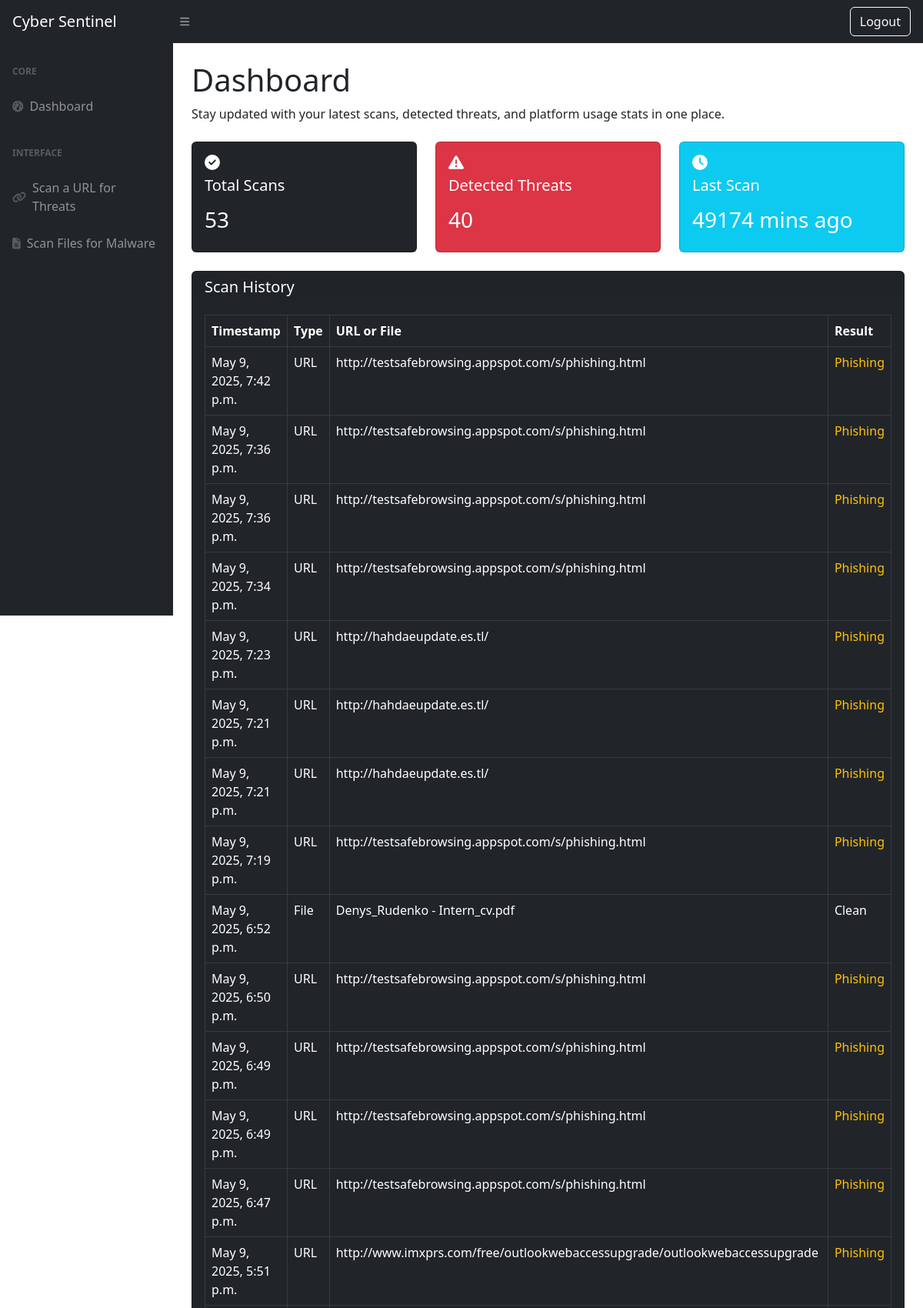
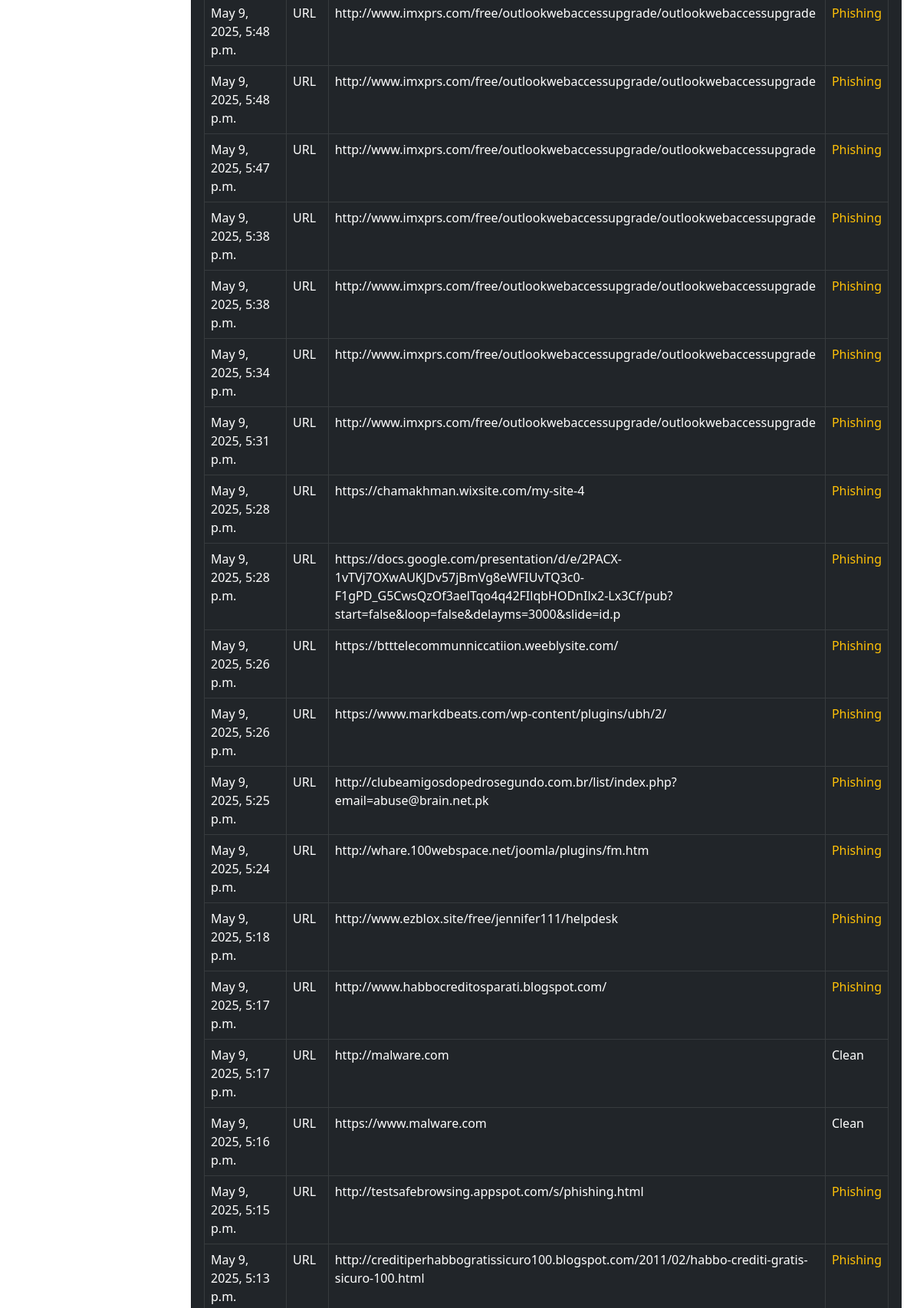
The app's page /dashboard/ (signed in, upper part) with its own data (2 pictures, top to bottom).
### scanner/models.py (models this page shows, shortened)
class Scan(models.Model):
    SCAN_TYPE_CHOICES = [
        ('URL', 'URL'),
        ('File', 'File'),
        ('Email', 'Email'),
    ]
    RESULT_CHOICES = [
        ('Clean', 'Clean'),
        ('Malware', 'Malware'),
        ('Phishing', 'Phishing'),
    ]
    user = models.ForeignKey(User, on_delete=models.CASCADE)
    timestamp = models.DateTimeField(auto_now_add=True)
    type = models.CharField(max_length=10, choices=SCAN_TYPE_CHOICES)
    item = models.CharField(max_length=255)
    result = models.CharField(max_length=20, choices=RESULT_CHOICES)

### scanner/views.py (the view)
# urls.py: path("dashboard/", views.dashboard, name="dashboard"),
@login_required
def dashboard(request):
    scans = Scan.objects.filter(user=request.user).order_by('-timestamp')
    total = scans.count()
    threats = scans.exclude(result='Clean').count()
    last = timezone.now() - scans.first().timestamp if total > 0 else None
    stats = {
        "total_scans": total,
        "threats_found": threats,
        "last_scan": f"{int(last.total_seconds() / 60)} mins ago" if last else "N/A",
    }
    return render(request, "scanner/dashboard.html", {
        "scan_history": scans,
        "stats": stats,
    })

### scanner/templates/scanner/dashboard.html (shortened to what this page needs)
{% load static %}
<!DOCTYPE html>
<html lang="en">
<head>
    <link href="{% static 'scanner/css/dashboard.css' %}" rel="stylesheet" />
</head>
<body class="sb-nav-fixed">
    <nav class="sb-topnav navbar navbar-expand navbar-dark bg-dark">
        <a class="navbar-brand ps-3" href="{% url 'home' %}">Cyber Sentinel</a>
        <button class="btn btn-link btn-sm order-1 order-lg-0 me-4 me-lg-0" id="sidebarToggle">
            <i class="fas fa-bars"></i>
        </button>
        <ul class="navbar-nav ms-auto me-3">
            <li class="nav-item">
                <a class="btn btn-outline-light" href="{% url 'logout' %}">Logout</a>
            </li>
        </ul>
    </nav>
    <div id="layoutSidenav">
        <div id="layoutSidenav_nav">
            <nav class="sb-sidenav accordion sb-sidenav-dark" id="sidenavAccordion">
                <div class="sb-sidenav-menu">
                    <div class="nav">
                        <div class="sb-sidenav-menu-heading">Core</div>
                        <a class="nav-link" href="{% url 'dashboard' %}">
                            <div class="sb-nav-link-icon"><i class="fas fa-tachometer-alt"></i></div>
                            Dashboard
                        </a>
                        <div class="sb-sidenav-menu-heading">Interface</div>
                        <a class="nav-link" href="{% url 'url_scanner' %}">
                            <div class="sb-nav-link-icon"><i class="fas fa-link"></i></div>
                            Scan a URL for Threats
                        </a>
                        <a class="nav-link" href="{% url 'file_scanner' %}">
                            <div class="sb-nav-link-icon"><i class="fas fa-file-alt"></i></div>
                            Scan Files for Malware
                        </a>
                    </div>
                </div>
            </nav>
        </div>
        <div id="layoutSidenav_content">
            <main>
                <div class="container-fluid px-4">
                    <h1 class="mt-4">Dashboard</h1>
                    <p class="mb-4">Stay updated with your latest scans, detected threats, and platform usage stats in one place.</p>
                    <div class="row">
                        <div class="col-xl-4 col-md-6">
                            <div class="card bg-dark text-white mb-4">
                                <div class="card-body d-flex flex-column align-items-start">
                                    <i class="fas fa-check-circle fa-lg mb-2"></i>
                                    <h5>Total Scans</h5>
                                    <h3 class="mt-2">{{ stats.total_scans }}</h3>
                                </div>
                            </div>
                        </div>
                        <div class="col-xl-4 col-md-6">
                            <div class="card bg-danger text-white mb-4">
                                <div class="card-body d-flex flex-column align-items-start">
                                    <i class="fas fa-exclamation-triangle fa-lg mb-2"></i>
                                    <h5>Detected Threats</h5>
                                    <h3 class="mt-2">{{ stats.threats_found }}</h3>
                                </div>
                            </div>
                        </div>
                        <div class="col-xl-4 col-md-6">
                            <div class="card bg-info text-white mb-4">
                                <div class="card-body d-flex flex-column align-items-start">
                                    <i class="fas fa-clock fa-lg mb-2"></i>
                                    <h5>Last Scan</h5>
                                    <h3 class="mt-2">{{ stats.last_scan }}</h3>
                                </div>
                            </div>
                        </div>
                    </div>
                    <div class="card mb-4 bg-dark text-white">
                        <div class="card-header border-0">
                            <h5 class="mb-0">Scan History</h5>
                        </div>
                        <div class="card-body">
                            <div class="table-responsive">
                                <table class="table table-dark table-hover table-bordered">
                                    <thead>
                                        <tr>
                                            <th>Timestamp</th>
                                            <th>Type</th>
                                            <th>URL or File</th>
                                            <th>Result</th>
                                        </tr>
                                    </thead>
                                    <tbody>
                                        {% for scan in scan_history %}
                                        <tr>
                                            <td>{{ scan.timestamp }}</td>
                                            <td>{{ scan.type }}</td>
                                            <td>{{ scan.item }}</td>
                                            <td class="{% if scan.result == 'Malware' %}text-danger{% elif scan.result == 'Phishing' %}text-warning{% else %}text-success{% endif %}">
                                                {{ scan.result }}
                                            </td>
                                        </tr>
                                        {% empty %}
                                        <tr>
                                            <td colspan="4" class="text-center">No scan history found.</td>
                                        </tr>
                                        {% endfor %}
                                    </tbody>
                                </table>
                            </div>
                        </div>
                    </div>
                </div>
            </main>
        </div>
    </div>
</body>
</html>

### records on screen
Scan: timestamp "May 9, 2025, 7:42 p.m.", type "URL", item "http://testsafebrowsing.appspot.com/s/phishing.html", result "Phishing"
Scan: timestamp "May 9, 2025, 7:36 p.m.", type "URL", item "http://testsafebrowsing.appspot.com/s/phishing.html", result "Phishing"
Scan: timestamp "May 9, 2025, 7:36 p.m.", type "URL", item "http://testsafebrowsing.appspot.com/s/phishing.html", result "Phishing"
Scan: timestamp "May 9, 2025, 7:34 p.m.", type "URL", item "http://testsafebrowsing.appspot.com/s/phishing.html", result "Phishing"
Scan: timestamp "May 9, 2025, 7:23 p.m.", type "URL", item "http://hahdaeupdate.es.tl/", result "Phishing"
Scan: timestamp "May 9, 2025, 7:21 p.m.", type "URL", item "http://hahdaeupdate.es.tl/", result "Phishing"
Scan: timestamp "May 9, 2025, 7:21 p.m.", type "URL", item "http://hahdaeupdate.es.tl/", result "Phishing"
Scan: timestamp "May 9, 2025, 7:19 p.m.", type "URL", item "http://testsafebrowsing.appspot.com/s/phishing.html", result "Phishing"
Scan: timestamp "May 9, 2025, 6:52 p.m.", type "File", item "Denys_Rudenko - Intern_cv.pdf", result "Clean"
Scan: timestamp "May 9, 2025, 6:50 p.m.", type "URL", item "http://testsafebrowsing.appspot.com/s/phishing.html", result "Phishing"
Scan: timestamp "May 9, 2025, 6:49 p.m.", type "URL", item "http://testsafebrowsing.appspot.com/s/phishing.html", result "Phishing"
Scan: timestamp "May 9, 2025, 6:49 p.m.", type "URL", item "http://testsafebrowsing.appspot.com/s/phishing.html", result "Phishing"
Scan: timestamp "May 9, 2025, 6:47 p.m.", type "URL", item "http://testsafebrowsing.appspot.com/s/phishing.html", result "Phishing"
Scan: timestamp "May 9, 2025, 5:51 p.m.", type "URL", item "http://www.imxprs.com/free/outlookwebaccessupgrade/outlookwebaccessupgrade", result "Phishing"
Scan: timestamp "May 9, 2025, 5:48 p.m.", type "URL", item "http://www.imxprs.com/free/outlookwebaccessupgrade/outlookwebaccessupgrade", result "Phishing"
Scan: timestamp "May 9, 2025, 5:48 p.m.", type "URL", item "http://www.imxprs.com/free/outlookwebaccessupgrade/outlookwebaccessupgrade", result "Phishing"
Scan: timestamp "May 9, 2025, 5:47 p.m.", type "URL", item "http://www.imxprs.com/free/outlookwebaccessupgrade/outlookwebaccessupgrade", result "Phishing"
Scan: timestamp "May 9, 2025, 5:38 p.m.", type "URL", item "http://www.imxprs.com/free/outlookwebaccessupgrade/outlookwebaccessupgrade", result "Phishing"
Scan: timestamp "May 9, 2025, 5:38 p.m.", type "URL", item "http://www.imxprs.com/free/outlookwebaccessupgrade/outlookwebaccessupgrade", result "Phishing"
Scan: timestamp "May 9, 2025, 5:34 p.m.", type "URL", item "http://www.imxprs.com/free/outlookwebaccessupgrade/outlookwebaccessupgrade", result "Phishing"
Scan: timestamp "May 9, 2025, 5:31 p.m.", type "URL", item "http://www.imxprs.com/free/outlookwebaccessupgrade/outlookwebaccessupgrade", result "Phishing"
Scan: timestamp "May 9, 2025, 5:28 p.m.", type "URL", item "https://chamakhman.wixsite.com/my-site-4", result "Phishing"
Scan: timestamp "May 9, 2025, 5:28 p.m.", type "URL", item "https://docs.google.com/presentation/d/e/2PACX-1vTVj7OXwAUKJDv57jBmVg8eWFIUvTQ3c0-F1gPD_G5CwsQzOf3aelTqo4q42FIlqbHODnIlx2-Lx3Cf/pub?start=false&loop=false&delayms=3000&slide=id.p", result "Phishing"
Scan: timestamp "May 9, 2025, 5:26 p.m.", type "URL", item "https://btttelecommunniccatiion.weeblysite.com/", result "Phishing"
Scan: timestamp "May 9, 2025, 5:26 p.m.", type "URL", item "https://www.markdbeats.com/wp-content/plugins/ubh/2/", result "Phishing"
Scan: timestamp "May 9, 2025, 5:25 p.m.", type "URL", item "http://clubeamigosdopedrosegundo.com.br/list/index.php?email=abuse@brain.net.pk", result "Phishing"
Scan: timestamp "May 9, 2025, 5:24 p.m.", type "URL", item "http://whare.100webspace.net/joomla/plugins/fm.htm", result "Phishing"
Scan: timestamp "May 9, 2025, 5:18 p.m.", type "URL", item "http://www.ezblox.site/free/jennifer111/helpdesk", result "Phishing"
Scan: timestamp "May 9, 2025, 5:17 p.m.", type "URL", item "http://www.habbocreditosparati.blogspot.com/", result "Phishing"
Scan: timestamp "May 9, 2025, 5:17 p.m.", type "URL", item "http://malware.com", result "Clean"
Scan: timestamp "May 9, 2025, 5:16 p.m.", type "URL", item "https://www.malware.com", result "Clean"
Scan: timestamp "May 9, 2025, 5:15 p.m.", type "URL", item "http://testsafebrowsing.appspot.com/s/phishing.html", result "Phishing"
Scan: timestamp "May 9, 2025, 5:13 p.m.", type "URL", item "http://creditiperhabbogratissicuro100.blogspot.com/2011/02/habbo-crediti-gratis-sicuro-100.html", result "Phishing"

### other values on screen
{{ stats.total_scans }} "53"
{{ stats.threats_found }} "40"
{{ stats.last_scan }} "49174 mins ago"
